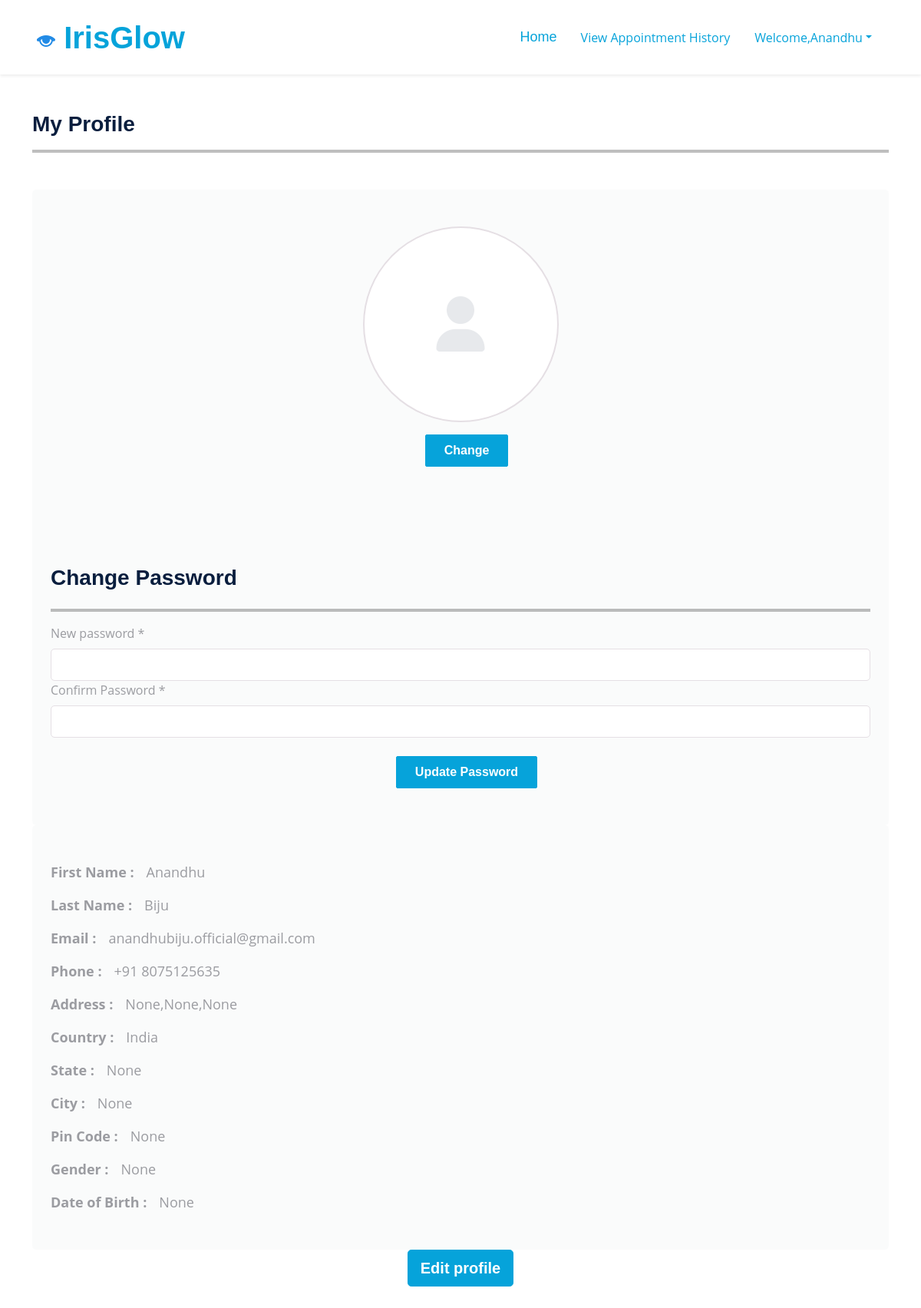
Page /profile/ (signed in) on the earlier database version.
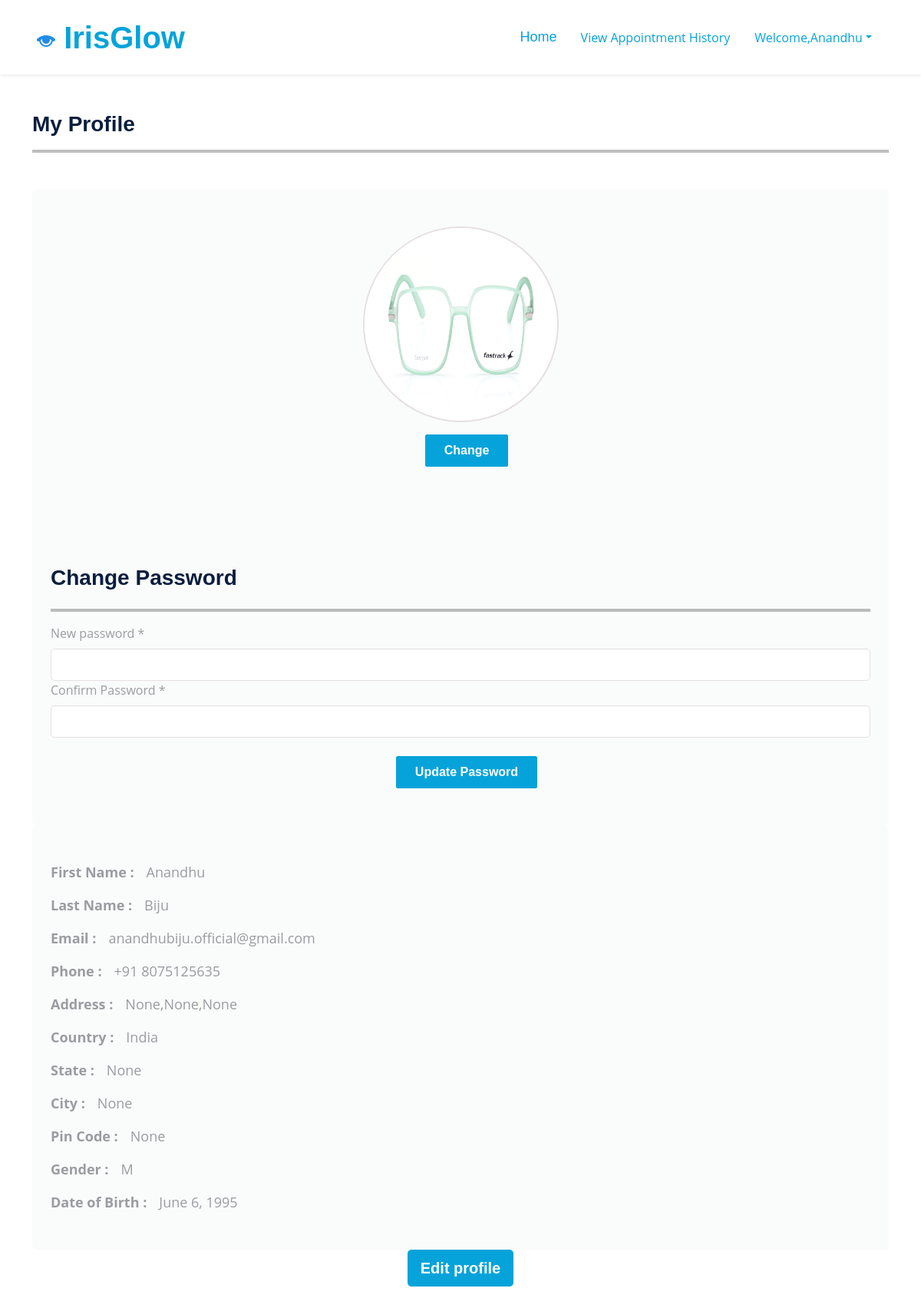
Same page on the later database version.
### IrisGlowApp/models.py (models this page shows, shortened)
class CustomUser(AbstractUser):
    PATIENT = 1
    DOCTOR = 2
    SPECTS = 3
    ADMIN = 4
    ROLE_CHOICE = (
        (PATIENT, 'Patient'),
        (DOCTOR, 'Doctor'),
        (SPECTS, 'Spects'),
        (ADMIN,'Admin'),
    )
    username=None
    first_name = models.CharField(max_length=50)
    last_name = models.CharField(max_length=50)
    USERNAME_FIELD = 'email'
    email = models.EmailField(max_length=100, unique=True)
    phone = models.CharField(max_length=12, blank=True)
    password = models.CharField(max_length=128)
    role = models.PositiveSmallIntegerField(choices=ROLE_CHOICE, blank=True, null=True,default='1')
    is_admin = models.BooleanField(default=False)
    is_staff = models.BooleanField(default=False)
    is_active = models.BooleanField(default=True)
    is_superadmin = models.BooleanField(default=False)
    REQUIRED_FIELDS = ['first_name','last_name', 'phone']
    objects = UserManager()

class UserProfile(models.Model):
    GENDER_CHOICES = (
        ('F', 'Female'),
        ('M', 'Male'),
        ('NB', 'Non Binary'),
        ('TF', 'Transfeminine'),
        ('TM', 'Transmasculine'),
    )
    STATE_CHOICES = [
        ('Andhra Pradesh', 'Andhra Pradesh'),
        ('Arunachal Pradesh', 'Arunachal Pradesh'),
        ('Assam', 'Assam'),
        ('Bihar', 'Bihar'),
        ('Chhattisgarh', 'Chhattisgarh'),
        ('Goa', 'Goa'),
        ('Gujarat', 'Gujarat'),
        ('Haryana', 'Haryana'),
        ('Himachal Pradesh', 'Himachal Pradesh'),
        ('Jharkhand', 'Jharkhand'),
        ('Karnataka', 'Karnataka'),
        ('Kerala', 'Kerala'),
        ('Madhya Pradesh', 'Madhya Pradesh'),
        ('Maharashtra', 'Maharashtra'),
        ('Manipur', 'Manipur'),
        ('Meghalaya', 'Meghalaya'),
        ('Mizoram', 'Mizoram'),
        ('Nagaland', 'Nagaland'),
        ('Odisha', 'Odisha'),
        ('Punjab', 'Punjab'),
        ('Rajasthan', 'Rajasthan'),
        ('Sikkim', 'Sikkim'),
        ('Tamil Nadu', 'Tamil Nadu'),
        ('Telangana', 'Telangana'),
        ('Tripura', 'Tripura'),
        ('Uttar Pradesh', 'Uttar Pradesh'),
        ('Uttarakhand', 'Uttarakhand'),
        ('West Bengal', 'West Bengal'),
    ]
    ASIAN_COUNTRY_CHOICES = [
    ('India', 'India'),
    ]
    user = models.OneToOneField(CustomUser, on_delete=models.CASCADE)
    profile_picture = models.ImageField(upload_to='media/profile_picture', blank=True, null=True)
    address = models.CharField(max_length=50, blank=True, null=True)
    addressline1 = models.CharField(max_length=50, blank=True, null=True)
    addressline2 = models.CharField(max_length=50, blank=True, null=True)
    country = models.CharField(max_length=50, choices=ASIAN_COUNTRY_CHOICES, default='India', blank=True, null=True)
    state = models.CharField(("Select State"),max_length=40, choices=STATE_CHOICES, blank=True, null=True)
    city = models.CharField(max_length=50, blank=True, null=True)
    pin_code = models.CharField(max_length=50, blank=True, null=True)
    gender = models.CharField(("Select Gender"),max_length=4, choices=GENDER_CHOICES, blank=True, null=True)
    dob = models.DateField(blank=True, null=True)
    profile_created_at = models.DateTimeField(auto_now_add=True)
    profile_modified_at = models.DateTimeField(auto_now=True)
    def calculate_age(self):
        today = date.today()
        age = today.year - self.dob.year - ((today.month, today.day) < (self.dob.month, self.dob.day))
        return age
    age = property(calculate_age)

### IrisGlowApp/views.py (the view)
# urls.py: path('profile/', views.profile, name='profile'),
@login_required
def profile(request):
    user = request.user
    user_profile = None
    if user.userprofile.user.role == 1:
        try:
            user_profile = UserProfile.objects.get(user=user.userprofile.user)
        except UserProfile.DoesNotExist:
            user_profile = None
    context = {
        'user': user,
        'user_profile': user_profile,  # User profile information
    }
    return render(request, 'patients/profile.html', context)

### template/patients/profile.html (shortened to what the changed rows need)
{% load static %}
<!DOCTYPE html>
<html>
<head>
  <link href="https://cdnjs.cloudflare.com/ajax/libs/font-awesome/6.4.2/css/all.min.css" rel="stylesheet" />
  <link rel="stylesheet" href="https://cdn.jsdelivr.net/npm/bootstrap-icons@1.10.5/font/bootstrap-icons.css">
  <link href="{% static 'lib/owlcarousel/assets/owl.carousel.min.css' %}" rel="stylesheet" />
  <link href="{% static 'lib/tempusdominus/css/tempusdominus-bootstrap-4.min.css' %}" rel="stylesheet" />
  <link href="{% static 'css/bootstrap.min.css' %}" rel="stylesheet" />
  <link href="{% static 'css/style.css' %}" rel="stylesheet" />
</head>
<body>
  <nav class="navbar navbar-expand-lg bg-white navbar-light shadow-sm px-5 py-3 py-lg-0">
    <a href="index.html"  class="navbar-brand p-0">
      <h1 class="m-0 text-primary">
          <img src="{% static 'img/img1.png' %}">
        IrisGlow</h1>
    </a>
        {% if user.is_authenticated %}
        <div class="collapse navbar-collapse ms-5 mr-5 justify-content-end" id="navbarCollapse">
            <div class="navbar-nav ms-5 mr-5 py-0 justify-content-end">
                <a href="{% url 'index' %}" class="nav-item nav-link active">Home</a>
                    </div>
                </div>
                <a href="{% url 'patient_appointment_history' %}"class="nav-item nav-link active">View Appointment History</a>
                <div class="nav-item dropdown">
                    <a href="#" class="nav-link dropdown-toggle"
                        data-bs-toggle="dropdown">Welcome,{{user.first_name}}</a>
                </div>
            {% endif %}
      </nav>
  <div class="container">
    <div class="row">
      <div class="col-12">
          <div class="row mb-5 gx-5 file-upload">
            <div class="col-xxl-5">
              <div class="bg-secondary-soft px-4 py-5 rounded">
                <div class="row g-3">
                  <div class="text-center mb-5">
                    <div class="square position-relative display-2 mb-3">
                      <i
                        class="fas fa-fw fa-user position-absolute top-50 start-50 translate-middle text-secondary"></i>
                      {% if user.userprofile.profile_picture %}
                      <img src="{{ user.userprofile.profile_picture.url }}" alt="Profile Picture"
                        class="position-absolute top-0 start-0 pp" />
                      {% else %}
                      {% comment %} <div class="rounded-circle no-file-message">
                        <img class="rounded-circle" src="{% static 'img/profile_pic.png' %}" alt="Profile Picture"
                          style="width: 200px; height: 200px" />
                      </div> {% endcomment %}
                      {% endif %}
                    </div>
                  </div>
                </div>
              </div>
            </div>
            <div class="col-xxl-7 mb-5 mb-xxl-0">
              <div class="bg-secondary-soft px-4 py-5 rounded">
                <div class="row g-3">
                  <div class="col-md-12 d-flex">
                    <label class="txtsize"><strong>First Name :</strong></label>
                    <p class="txtsize mx-3">
                      {{ user.userprofile.user.first_name }}
                    </p>
                  </div>
                  <div class="col-md-12 d-flex">
                    <label class="txtsize"><strong> Last Name :</strong></label>
                    <p class="txtsize mx-3">
                      {{ user.userprofile.user.last_name }}
                    </p>
                  </div>
                  <div class="col-md-12 d-flex">
                    <label class="txtsize"><strong> Email :</strong></label>
                    <p class="txtsize mx-3">
                      {{ user.userprofile.user.email }}
                    </p>
                  </div>
                  <div class="col-md-12 d-flex">
                    <label class="txtsize"><strong> Phone :</strong></label>
                    <p class="txtsize mx-3">
                      +91 {{ user.userprofile.user.phone }}
                    </p>
                  </div>
                  <div class="col-md-12 d-flex">
                    <label class="txtsize"><strong> Address :</strong></label>
                    <p class="txtsize mx-3">{{ user.userprofile.address }},{{ user.userprofile.addressline1 }},{{user.userprofile.addressline2 }}</p>
                  </div>
                  <div class="col-md-12 d-flex">
                    <label class="txtsize"><strong> Country :</strong></label>
                    <p class="txtsize mx-3">{{ user.userprofile.country }}</p>
                  </div>
                  <div class="col-md-12 d-flex">
                    <label class="txtsize"><strong> State :</strong></label>
                    <p class="txtsize mx-3">{{ user.userprofile.state }}</p>
                  </div>
                  <div class="col-md-12 d-flex">
                    <label class="txtsize"><strong> City :</strong></label>
                    <p class="txtsize mx-3">{{ user.userprofile.city }}</p>
                  </div>
                  <div class="col-md-12 d-flex">
                    <label class="txtsize"><strong> Pin Code :</strong></label>
                    <p class="txtsize mx-3">
                      {{ user.userprofile.pin_code }}
                    </p>
                  </div>
                   <div class="col-md-12 d-flex">
                    <label class="txtsize"><strong> Gender :</strong></label>
                    <p class="txtsize mx-3">
                      {{ user.userprofile.gender }}
                    </p>
                  </div>
                  <div class="col-md-12 d-flex">
                    <label class="txtsize"><strong> Date of Birth :</strong></label>
                    <p class="txtsize mx-3">{{ user.userprofile.dob }}</p>
                  </div>
                </div>
              </div>
            </div>
          </div>
      </div>
    </div>
  </div>
</body>
</html>

Differences in the rows shown:
changed CustomUser "Anandhu": userprofile.profile_picture: picture added; userprofile.gender "None" → "M"; userprofile.dob "None" → "June 6, 1995"
